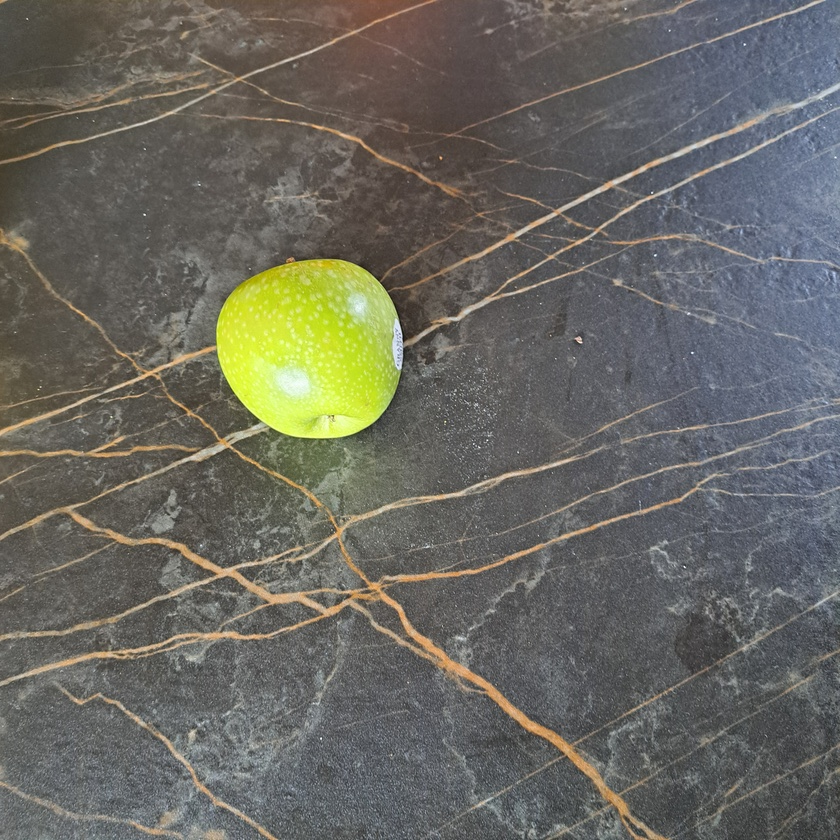
#> input picture colab5/test/images/20250322_160807.jpg, 840 x 840 px, shrunk from 3456 x 3456 before the run, found by its file name; its folder holds 4 pictures in this run
$ python annoted_images.py test/images/20250322_160717.jpg
#> lines starting #> are read from the running program, lines starting #| are printed output that depends on the picture
"""
test pour verifier que les images sont bien annotées

mettre en argument le fruit a tester
    -apple
    -orange
    -banana

"""

import cv2
import numpy as np
import matplotlib.pyplot as plt
import os
import random
import sys

def plot_random_images_with_boxes(images_dir, labels_dir, rows=5, cols=5, fruit=None):
    # Obtenir tous les fichiers d'images
#> called with rows = 5, cols = 5, fruit = 'test/images/20250322_160717.jpg'
    image_files = [f for f in os.listdir(images_dir) if f.endswith(('.jpg', '.jpeg', '.png'))]

    # S'assurer qu'il y a assez d'images
    if len(image_files) < rows * cols:
        print(f"Attention: seulement {len(image_files)} images disponibles, moins que les {rows*cols} demandées")
        rows = min(rows, len(image_files))
        cols = min(cols, len(image_files) // rows + (1 if len(image_files) % rows else 0))

    # Sélectionner des images aléatoirement
    selected_images = random.sample(image_files, rows * cols)

    # Créer une figure avec des subplots
    fig, axes = plt.subplots(rows, cols, figsize=(15, 15))

    # Aplatir le tableau d'axes si nécessaire (pour le cas 1×1)
    if rows == 1 and cols == 1:
        axes = np.array([axes])

    axes = axes.flatten()

    for i, img_file in enumerate(selected_images):
        # Construire les chemins
        base_name = os.path.splitext(img_file)[0]
        img_path = os.path.join(images_dir, img_file)
        label_path = os.path.join(labels_dir, f"{base_name}.txt")

        # Vérifier que l'image et le label existent
        if not os.path.exists(img_path):
            print(f"Image {img_file} introuvable")
            continue

        if not os.path.exists(label_path):
            print(f"Label pour {img_file} introuvable")
            # On peut quand même afficher l'image sans annotations

        # Lire l'image
        image = cv2.imread(img_path)
#> image is the input picture: shape (840, 840, 3); mean B, G, R 96.6, 103.9, 104.8
        if image is None:
            print(f"Impossible de charger l'image {img_file}")
            continue

        image = cv2.cvtColor(image, cv2.COLOR_BGR2RGB)
        height, width, _ = image.shape
#> height = 840; width = 840

        # Lire et dessiner les bounding boxes si le label existe
        if os.path.exists(label_path):
            with open(label_path, 'r') as f:
                lines = f.readlines()

            for line in lines:
                data = line.strip().split()
                if len(data) >= 5:  # S'assurer qu'il y a assez de données
                    class_id = int(data[0])
                    x_center = float(data[1]) * width
                    y_center = float(data[2]) * height
                    box_width = float(data[3]) * width
                    box_height = float(data[4]) * height

                    # Calculer les coordonnées du rectangle
                    x1 = int(x_center - box_width / 2)
                    y1 = int(y_center - box_height / 2)
                    x2 = int(x_center + box_width / 2)
                    y2 = int(y_center + box_height / 2)

                    # Dessiner le rectangle (vert pour être bien visible)
                    cv2.rectangle(image, (x1, y1), (x2, y2), (0, 255, 0), 2)

                    # Ajouter l'étiquette de classe
                    cv2.putText(image, f'{class_id} {fruit}', (x1, y1-10),
                                cv2.FONT_HERSHEY_SIMPLEX, 1, (0, 255, 0), 2)

        # Afficher l'image dans le subplot
        axes[i].imshow(image)
        axes[i].set_title(f"{img_file[:10]}...")  # Titre court
        axes[i].axis('off')  # Cacher les axes

    plt.tight_layout()
    plt.show()
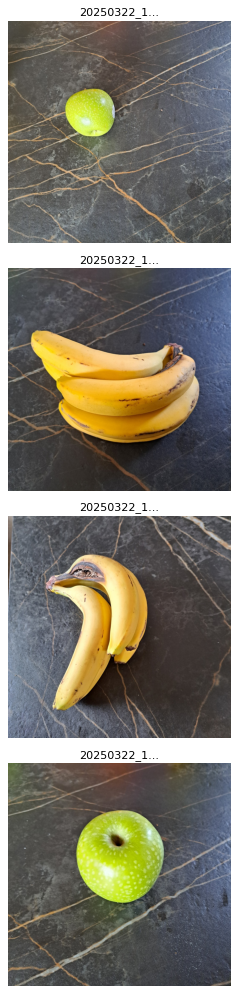
#> figure drawn by matplotlib, 4 panels


# important pour le chemin des images, choisir le fruit
fruit = sys.argv[1].lower()

# Utilisation avec votre chemin
folder_path = f'D:/00_DataBase_safecook/safecook_img_database/{fruit}/train/'
images_dir = f"{folder_path}images/"
labels_dir = f"{folder_path}labels/"


# Afficher une grille 5×5 d'images aléatoires avec leurs annotations
plot_random_images_with_boxes(images_dir, labels_dir, rows=5, cols=5,fruit=fruit)
